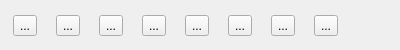
<?xml version="1.0" encoding="UTF-8"?>
<ui version="4.0">
 <class>ButtonBar</class>
 <widget class="QWidget" name="ButtonBar">
  <property name="geometry">
   <rect>
    <x>0</x>
    <y>0</y>
    <width>400</width>
    <height>50</height>
   </rect>
  </property>
  <property name="sizePolicy">
   <sizepolicy hsizetype="Preferred" vsizetype="Preferred">
    <horstretch>0</horstretch>
    <verstretch>0</verstretch>
   </sizepolicy>
  </property>
  <property name="minimumSize">
   <size>
    <width>400</width>
    <height>50</height>
   </size>
  </property>
  <property name="maximumSize">
   <size>
    <width>400</width>
    <height>50</height>
   </size>
  </property>
  <property name="baseSize">
   <size>
    <width>400</width>
    <height>50</height>
   </size>
  </property>
  <property name="cursor">
   <cursorShape>PointingHandCursor</cursorShape>
  </property>
  <property name="contextMenuPolicy">
   <enum>Qt::NoContextMenu</enum>
  </property>
  <property name="windowTitle">
   <string>Form</string>
  </property>
  <property name="layoutDirection">
   <enum>Qt::LeftToRight</enum>
  </property>
  <widget class="QWidget" name="horizontalLayoutWidget">
   <property name="geometry">
    <rect>
     <x>0</x>
     <y>0</y>
     <width>394</width>
     <height>51</height>
    </rect>
   </property>
   <layout class="QHBoxLayout" name="horizontalLayout">
    <item>
     <widget class="QToolButton" name="saveButton">
      <property name="text">
       <string>...</string>
      </property>
      <property name="icon">
       <iconset resource="../resources.qrc">
        <normaloff>:/icons/icons/save.png</normaloff>:/icons/icons/save.png</iconset>
      </property>
      <property name="iconSize">
       <size>
        <width>30</width>
        <height>30</height>
       </size>
      </property>
     </widget>
    </item>
    <item>
     <widget class="QToolButton" name="runMainScript">
      <property name="text">
       <string>...</string>
      </property>
      <property name="icon">
       <iconset resource="../resources.qrc">
        <normaloff>:/icons/icons/saveMain.png</normaloff>:/icons/icons/saveMain.png</iconset>
      </property>
      <property name="iconSize">
       <size>
        <width>30</width>
        <height>30</height>
       </size>
      </property>
     </widget>
    </item>
    <item>
     <widget class="QToolButton" name="runButton">
      <property name="text">
       <string>...</string>
      </property>
      <property name="icon">
       <iconset resource="../resources.qrc">
        <normaloff>:/icons/icons/executeAll.png</normaloff>:/icons/icons/executeAll.png</iconset>
      </property>
      <property name="iconSize">
       <size>
        <width>30</width>
        <height>30</height>
       </size>
      </property>
     </widget>
    </item>
    <item>
     <widget class="QToolButton" name="runPartialButton">
      <property name="text">
       <string>...</string>
      </property>
      <property name="icon">
       <iconset resource="../resources.qrc">
        <normaloff>:/icons/icons/play.png</normaloff>:/icons/icons/play.png</iconset>
      </property>
      <property name="iconSize">
       <size>
        <width>30</width>
        <height>30</height>
       </size>
      </property>
     </widget>
    </item>
    <item>
     <widget class="QToolButton" name="searchAndReplaceButton">
      <property name="text">
       <string>...</string>
      </property>
      <property name="icon">
       <iconset resource="../resources.qrc">
        <normaloff>:/icons/icons/searchReplace.png</normaloff>:/icons/icons/searchReplace.png</iconset>
      </property>
      <property name="iconSize">
       <size>
        <width>30</width>
        <height>30</height>
       </size>
      </property>
     </widget>
    </item>
    <item>
     <widget class="QToolButton" name="templateButton">
      <property name="text">
       <string>...</string>
      </property>
      <property name="icon">
       <iconset resource="../resources.qrc">
        <normaloff>:/icons/icons/template.png</normaloff>:/icons/icons/template.png</iconset>
      </property>
      <property name="iconSize">
       <size>
        <width>30</width>
        <height>30</height>
       </size>
      </property>
     </widget>
    </item>
    <item>
     <widget class="QToolButton" name="clearTerminalButton">
      <property name="text">
       <string>...</string>
      </property>
      <property name="icon">
       <iconset resource="../resources.qrc">
        <normaloff>:/icons/icons/clearConsole.png</normaloff>:/icons/icons/clearConsole.png</iconset>
      </property>
      <property name="iconSize">
       <size>
        <width>30</width>
        <height>30</height>
       </size>
      </property>
     </widget>
    </item>
    <item>
     <widget class="QToolButton" name="clearButton">
      <property name="text">
       <string>...</string>
      </property>
      <property name="icon">
       <iconset resource="../resources.qrc">
        <normaloff>:/icons/icons/clearEditor.png</normaloff>:/icons/icons/clearEditor.png</iconset>
      </property>
      <property name="iconSize">
       <size>
        <width>30</width>
        <height>30</height>
       </size>
      </property>
     </widget>
    </item>
    <item>
     <spacer name="horizontalSpacer">
      <property name="orientation">
       <enum>Qt::Vertical</enum>
      </property>
      <property name="sizeHint" stdset="0">
       <size>
        <width>40</width>
        <height>20</height>
       </size>
      </property>
     </spacer>
    </item>
   </layout>
  </widget>
 </widget>
 <resources>
  <include location="../resources.qrc"/>
 </resources>
 <connections/>
</ui>
